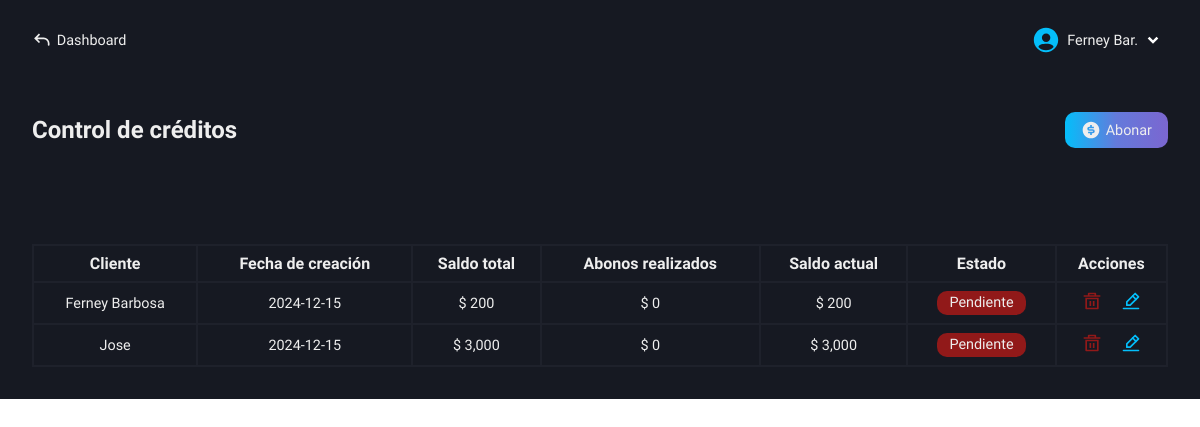
The page /roles/store/credits/see-credits.php (signed in) on the database as committed earlier.
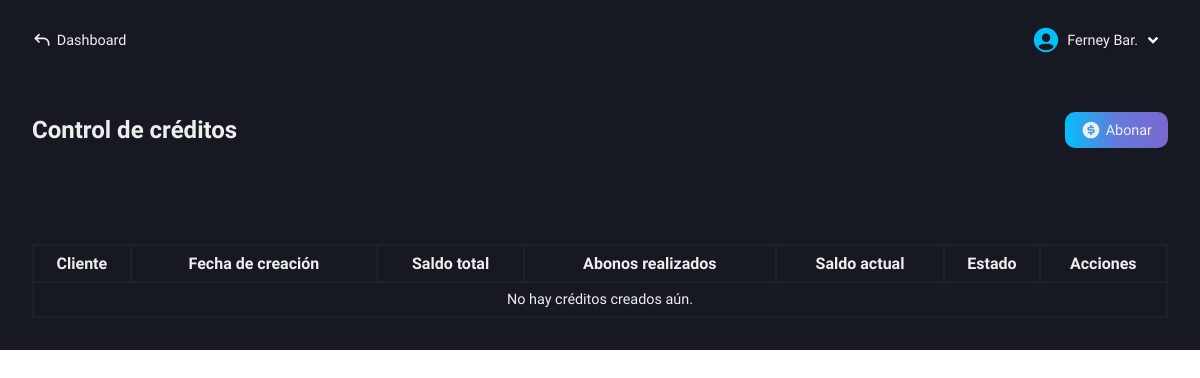
The same page on the database as committed later.
### tables this page shows
CREATE TABLE `credits` (
  `id` int(11) NOT NULL AUTO_INCREMENT,
  `sale_id` int(11) NOT NULL,
  `customer` varchar(100) NOT NULL,
  `amount_borrowed` decimal(50,0) NOT NULL,
  `creation_date` date NOT NULL,
  `fertilizers` decimal(50,0) NOT NULL,
  `credit_status` varchar(100) NOT NULL,
  PRIMARY KEY (`id`)
);

### roles/store/credits/see-credits.php (the view, shortened to what the changed rows need)
<!DOCTYPE html>
<html lang="es">
<head>
    <link rel="stylesheet" href="../../../css/store/credits.css">
    <link rel="stylesheet" href="../../../css/base-premium.css">
    <?php
        include("../../../conexion.php");
    ?>
</head>
<body>
    <main class="main">
        <section class="sect-credits" id="hidden-modal">
            <div class="credits">
                <div class="tlt-button">
                    <h2 class="tlt-function">Control de créditos</h2>
                </div>
                <div class="content-table">
                    <table>
                        <tr>
                            <th>Cliente</th>
                            <th>Fecha de creación</th>
                            <th>Saldo total</th>
                            <th>Abonos realizados</th>
                            <th>Saldo actual</th>
                            <th>Estado</th>
                            <th>Acciones</th>
                        </tr>
                        <?php
                            $queryCredits = "SELECT *, SUM(amount_borrowed) AS current_balance FROM credits GROUP BY customer;";
                            $resultCredits = mysqli_query($conexion, $queryCredits);
                            if($resultCredits -> num_rows > 0) {
                                while ($row = mysqli_fetch_assoc($resultCredits)){
                                    $id = $row['id'];
                                    $current_balance = $row['current_balance'] - $row['fertilizers'];
                                    $status_class = '';
                                    switch ($row['credit_status']) {
                                        case 'Pendiente':
                                            $status_class = 'pending';
                                            break;
                                    }
                                    echo "<tr>
                                            <td>" . ucwords($row['customer']) . "</td>
                                            <td>" . $row['creation_date'] . "</td>
                                            <td>$ " . number_format($row['current_balance'], 0) . "</td>
                                            <td>$ " . number_format($row['fertilizers'], 0) . "</td>
                                            <td>$ " . number_format($current_balance, 0) . "</td>
                                            <td><span class='" . $status_class . "'>" . $row['credit_status'] . "</span></td>
                                            <td>
                                                <a href='functions/delete.php?id=$id'>
                                                    <img src='../../../svg/delete.svg' />
                                                </a>
                                                <a href='functions/get-data.php?id=$id'>
                                                    <img src='../../../svg/edit.svg' />
                                                </a>
                                            </td>
                                        </tr>";
                                }
                            } else {
                                echo "<tr>
                                        <td colspan='8'>No hay créditos creados aún.</td>
                                      </tr>";
                            }
                        ?>
                    </table>
                </div>
            </div>
        </section>
    </main>
</body>
</html>

Rows that differ between the two databases and show on the page:
removed credits: customer "Ferney Barbosa", creation_date "2024-12-15", current_balance "200", fertilizers "0", credit_status "Pendiente"
removed credits: customer "Jose", creation_date "2024-12-15", current_balance "3,000", fertilizers "0", credit_status "Pendiente"
Other text that changed with them:
text now shown: "No hay créditos creados aún."
